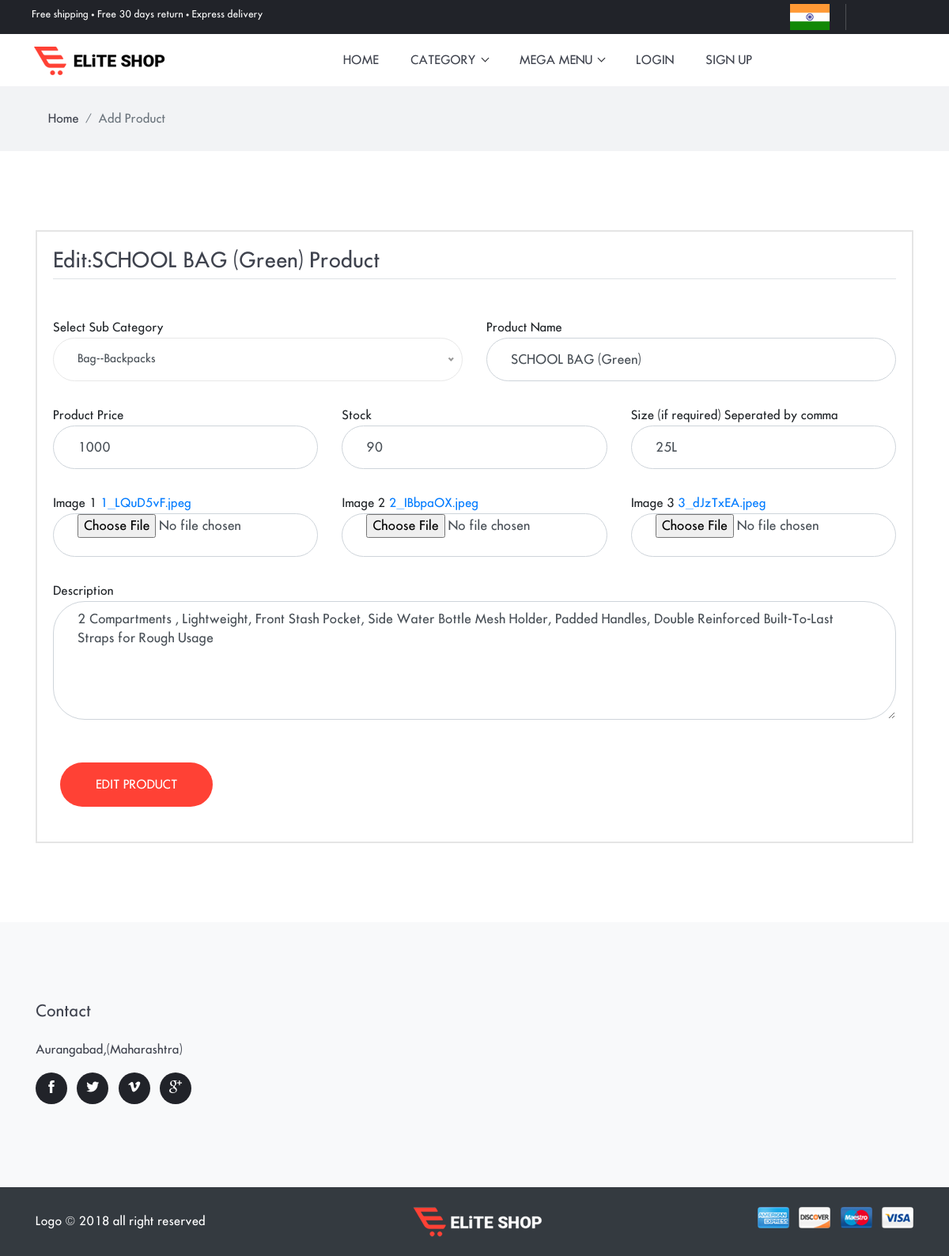
Page /edit/2/ on the committed database.
### shopping/models.py (models this page shows, shortened)
class Product(models.Model):
    Subcat = models.ForeignKey(Subcategory, on_delete=models.CASCADE, null=True)
    name = models.CharField(max_length=100,null=True)
    price = models.IntegerField(null=True)
    stock = models.IntegerField(null=True)
    img1 =models.FileField(null=True)
    img2 = models.FileField(null=True)
    img3 = models.FileField(null=True)
    des=models.TextField(null=True)
    rate=models.IntegerField(null=True)
    size=models.CharField(max_length=100,null=True,blank=True)

### shopping/views.py (the view)
# urls.py: path('edit/<int:pid>/',edit_pro,name='ed'),
def edit_pro(request,pid):
    prodata=Product.objects.get(id=pid)
    form = addproduct(instance=prodata)
    if request.method == "POST":
        form = addproduct(request.POST or None,request.FILES or None,instance=prodata)
        if form.is_valid():
            data = form.save()
            return redirect('prod',pid)
    d = {'form': form, "allcat": allcat, 'mycart': mycartdata(request.user),"prodata":prodata,"edit":"Edit:"+prodata.name,"name1":"edit"}
    return render(request, 'add_edit_product.html', d)

### shopping/forms.py
class addproduct(forms.ModelForm):
    class Meta:
        model = Product
        fields = '__all__'
        exclude={'rate'}
        widgets = {
            "Subcat":forms.Select(attrs={"class":"form-control"}),
            "name":forms.TextInput(attrs={"placeholder":"Product Name","class":"form-control"}),
            "price": forms.NumberInput(attrs={"placeholder": "Price", "class": "form-control"}),
            "stock": forms.NumberInput(attrs={"placeholder": "Product Stock", "class": "form-control"}),
            "img1": forms.FileInput(attrs={"class": "form-control"}),
            "img2": forms.FileInput(attrs={"class": "form-control"}),
            "img3": forms.FileInput(attrs={"class": "form-control"}),
            "des": forms.Textarea(attrs={"placeholder": "Description", "class": "form-control"}),
            "size": forms.TextInput(attrs={"placeholder": "Size (if required)", "class": "form-control"}),
        }

### shopping/models.py (called while the page is built)
    def __str__(self):
        return self.cat.name +"--"+self.name

### shopping/views.py (called while the page is built)
def allcat():
    allcat = Category.objects.all()
    return allcat

def mycartdata(User=None):
    cartlist = []
    if User.is_authenticated:
        cart=AddToCart.objects.filter(usr=User)[::-1]
        cartlist=cart[:2]
    return cartlist

### shopping/templates/add_edit_product.html (shortened to what this page needs)
{% extends 'base.html' %}
{% load static %}
{% block body %}
<div class="main-wrapper">
<nav class="bg-gray py-3">
  <div class="container">
    <ol class="breadcrumb">
      <li class="breadcrumb-item"><a href="index-2.html">Home</a></li>
      <li class="breadcrumb-item active" aria-current="page">Add Product</li>
    </ol>
  </div>
</nav>
<section class="section">
    <div class="container">
        <div class="row">
            <div class="col-md-12">
                <div class="inner-wrapper border-box">
                    <h3 class="mb-5 border-bottom pb-2">{{ edit }} Product</h3>
                    <form action="" class="row" method="post" enctype="multipart/form-data">
                         <div class="col-sm-6">
                            <label for="firstName">Select Sub Category</label>
                        </div>
                        <div class="col-sm-6">
                            <label for="firstName">Product Name</label>
                           {{ form.name }}
                        </div>
                        <div class="col-sm-4">
                            <label for="lastName">Product Price</label>
                            {{ form.price }}
                        </div>
                        <div class="col-sm-4">
                            <label for="email">Stock</label>
                            {{ form.stock }}
                        </div>
                         <div class="col-sm-4">
                            <label for="fax">Size (if required) Seperated by comma</label>
                             {{ form.size }}
                        </div>
                        {% if prodata %}
                        <div class="col-sm-4">
                            <label for="company">Image 1 <a href="{{ prodata.img1.url }}" target="_blank">{{ prodata.img1 }}</a></label>
                            {{ form.img1 }}
                        </div>
                        <div class="col-sm-4">
                            <label for="address">Image 2 <a href="{{ prodata.img2.url }}" target="_blank">{{ prodata.img2 }}</a></label>
                           {{ form.img2 }}
                        </div>
                        <div class="col-sm-4">
                            <label for="phone">Image 3 <a href="{{ prodata.img3.url }}" target="_blank">{{ prodata.img3 }}</a></label>
                          {{ form.img3 }}
                        </div>
                        {% endif %}
                        <div class="col-sm-12">
                            <label for="zip-code">Description</label>
                            {{ form.des }}
                        </div>
                         <div class="p-4  text-right">
                        <input type="submit" class="btn btn-primary" value="{{ name1 }} Product">
                    </div>
                    </form>
                </div>
            </div>
        </div>
    </div>
</section>
{% endblock %}

### static/css/style.css (style rules this page uses)
body { line-height: 26px; font-family: "futura_icgregular"; font-weight: 400; -webkit-font-smoothing: antialiased; font-size: 15px; }
h1, h2, h3, h4, h5, h6, .h1, .h2, .h3, .h4, .h5, .h6 { color: #3f434e; font-family: "futura_icgregular"; font-weight: 400; }
h3, .h3 { font-size: 26px; }
.btn { font-size: 15px; font-family: "futura_icgregular"; text-transform: uppercase; padding: 16.5px 45px; font-weight: 400; border: 0; border-radius: 40px; position: relative; transition: .2s ease; }
.btn-primary { background: #ff4135; color: #fff; }
body { background-color: #fff; overflow-x: hidden; }
ol, ul { list-style-type: none; margin: 0px; }
a, a:hover, a:focus { text-decoration: none; }
a, button, select, input, label { cursor: pointer; transition: .2s ease; }
.section { padding-top: 100px; padding-bottom: 100px; }
.breadcrumb { border-radius: 0; background-color: transparent; margin-bottom: 0; }
.breadcrumb-item a { color: #3f434e; }
.bg-gray { background: #f2f3f5; }
.form-control { border-radius: 40px; padding: 0 30px; height: 55px; width: 100%; }
textarea.form-control { height: 150px; padding-top: 10px; }
.inner-wrapper { padding: 20px; }
.inner-wrapper .form-control { margin-bottom: 30px; }
.border-box { border: 2px solid #e5e5e5; }
label { margin-bottom: 0; }

### rows in the picture
Product: name "SCHOOL BAG (Green)", price "1000", stock "90", size "25L", img1 "1_LQuD5vF.jpeg", img2 "2_IBbpaOX.jpeg", img3 "3_dJzTxEA.jpeg", des "2 Compartments , Lightweight, Front Stash Pocket, Side Water Bottle Mesh Holder, Padded Handles, Double Reinforced Built-To-Last Straps for Rough Usage"

### other values in the picture
{{ edit }} "Edit:SCHOOL BAG (Green)"
